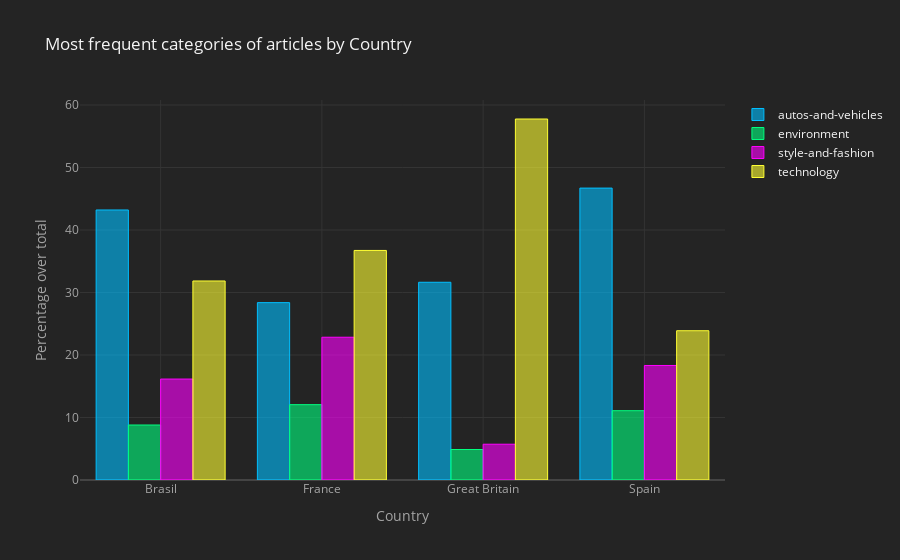

Notebook code cell kept with this figure:
### Markdown cell above
### 1.2 Compare the different categories per country in terms of supply, total ads displayed and ads displayed with respect to javascript clients loaded

### Code cell
aux_1_2_0 = pd.crosstab(df['pageCategory'], df['Country']).apply(lambda x: 100 * x / float(x.sum()) ).T
aux_1_2_0.iplot(kind='bar', color=['deepskyblue','springgreen','magenta','yellow'],
        xTitle='Country', yTitle='Percentage over total',
        title= 'Most frequent categories of articles by Country')

### Figure 1 — Plotly figure (JSON) as saved in the notebook; plotly's stock layout.template omitted (floating-point values rounded to 4 significant figures)
{"data": [{"marker": {"color": "rgba(0, 191, 255, 0.6)", "line": {"color": "rgba(0, 191, 255, 1.0)", "width": 1}}, "name": "autos-and-vehicles", "orientation": "v", "text": "", "type": "bar", "x": ["Brasil", "France", "Great Britain", "Spain"], "y": [43.2, 28.38, 31.64, 46.7]}, {"marker": {"color": "rgba(0, 255, 127, 0.6)", "line": {"color": "rgba(0, 255, 127, 1.0)", "width": 1}}, "name": "environment", "orientation": "v", "text": "", "type": "bar", "x": ["Brasil", "France", "Great Britain", "Spain"], "y": [8.798, 12.05, 4.881, 11.09]}, {"marker": {"color": "rgba(255, 0, 255, 0.6)", "line": {"color": "rgba(255, 0, 255, 1.0)", "width": 1}}, "name": "style-and-fashion", "orientation": "v", "text": "", "type": "bar", "x": ["Brasil", "France", "Great Britain", "Spain"], "y": [16.15, 22.84, 5.723, 18.32]}, {"marker": {"color": "rgba(255, 255, 51, 0.6)", "line": {"color": "rgba(255, 255, 51, 1.0)", "width": 1}}, "name": "technology", "orientation": "v", "text": "", "type": "bar", "x": ["Brasil", "France", "Great Britain", "Spain"], "y": [31.85, 36.73, 57.76, 23.88]}], "layout": {"legend": {"bgcolor": "#242424", "font": {"color": "#F4F4F4"}}, "paper_bgcolor": "#242424", "plot_bgcolor": "#242424", "title": {"font": {"color": "#F4F4F4"}, "text": "Most frequent categories of articles by Country"}, "xaxis": {"gridcolor": "#343434", "showgrid": true, "tickfont": {"color": "#A4A4A4"}, "title": {"font": {"color": "#A4A4A4"}, "text": "Country"}, "zerolinecolor": "#444444"}, "yaxis": {"gridcolor": "#343434", "showgrid": true, "tickfont": {"color": "#A4A4A4"}, "title": {"font": {"color": "#A4A4A4"}, "text": "Percentage over total"}, "zerolinecolor": "#444444"}}}
